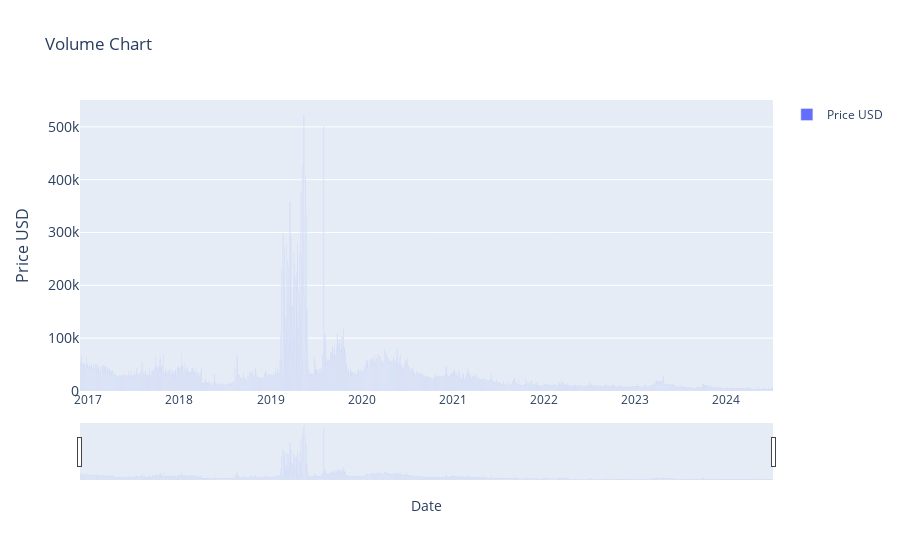

The cell this chart's notebook holds for it:
### Markdown cell above
### historic_volume

### Code cell
# > Volume Indicatior (1)

import plotly.graph_objects as go
import pandas as pd
from ipywidgets import interact, DatePicker
import numpy as np

df = current_item.copy()


start_date_picker = DatePicker(description='Start Date', value=START_DATE)
end_date_picker = DatePicker(description='End Date', value=END_DATE)


interact(lambda start_date, end_date: plot_historic_volume(df,  start_date, end_date),
         start_date=start_date_picker, end_date=end_date_picker)

### Figure 1 — Plotly figure (JSON) as saved in the notebook; plotly's stock layout.template omitted (floating-point values rounded to 4 significant figures; data arrays with more than 128 entries replaced by an {"elided": "..."} marker saying what was removed)
{"data": [{"name": "Price USD", "type": "bar", "x": {"elided": "2777 str values"}, "y": {"elided": "2777 int values"}}], "layout": {"showlegend": true, "title": {"text": "Volume Chart"}, "xaxis": {"rangeslider": {"visible": true}, "title": {"text": "Date"}, "type": "date"}, "yaxis": {"tickfont": {"size": 14}, "title": {"font": {"size": 16}, "text": "Price USD"}}}}
